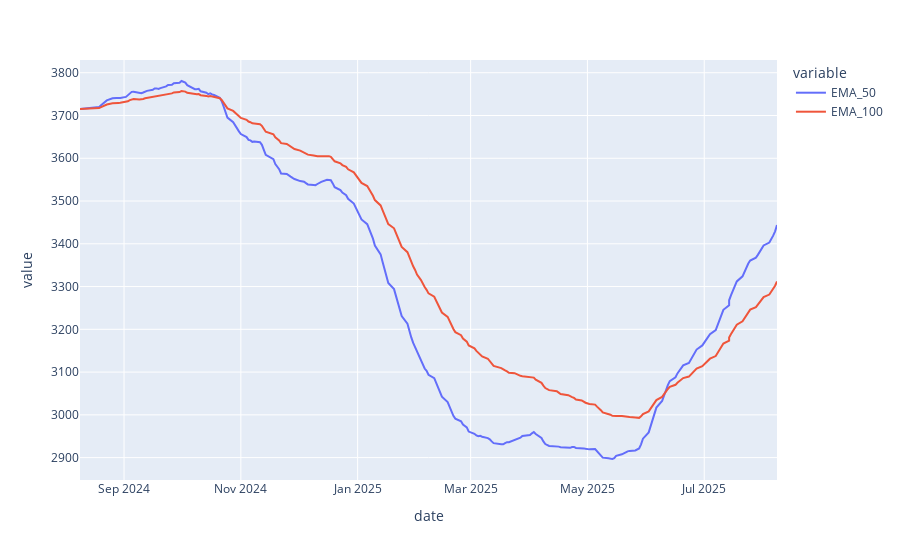

The notebook cell this image was saved under:
### Code cell
df = pd.read_csv('../dump/9-08-2024-TO-9-08-2025-CUMMINSIND-ALL-N.csv')
df["date"] = pd.to_datetime(df["Date  "])
df.set_index("date", inplace=True)
df['close'] = df['Close Price  '].astype(str)
df['close'] = df['close'].str.replace(",", "").astype(float)
df['close'] = df['close'].fillna(0)
df["EMA_50"] = df["close"].ewm(span=50, adjust=False).mean()
df["EMA_100"] = df["close"].ewm(span=100, adjust=False).mean()
df['diff'] = df['EMA_50'] - df['EMA_100']
fig = px.line(
    df,
    x=df.index, 
    y=["EMA_50", "EMA_100"]
)

fig.show()
df = df.tail(50)
arr = []
for i in range(len(df)) : 
    arr.append(True if df['diff'].iloc[i] > 0 else False) 

change_counter = 0 
curr, last_change_detected = arr[0], -1
for i in range(1, len(arr)) : 
    if arr[i] != curr : 
        change_counter += 1 
        curr = arr[i]
        last_change_detected = i

print(change_counter, len(arr) - last_change_detected)
print(arr)

### Figure 1 — Plotly figure (JSON) as saved in the notebook; plotly's stock layout.template omitted (floating-point values rounded to 4 significant figures; data arrays with more than 128 entries replaced by an {"elided": "..."} marker saying what was removed)
{"data": [{"hovertemplate": "variable=EMA_50<br>date=%{x}<br>value=%{y}<extra></extra>", "legendgroup": "EMA_50", "line": {"color": "#636efa", "dash": "solid"}, "marker": {"symbol": "circle"}, "mode": "lines", "name": "EMA_50", "orientation": "v", "showlegend": true, "type": "scatter", "x": {"elided": "251 str values"}, "xaxis": "x", "y": {"elided": "251 float values"}, "yaxis": "y"}, {"hovertemplate": "variable=EMA_100<br>date=%{x}<br>value=%{y}<extra></extra>", "legendgroup": "EMA_100", "line": {"color": "#EF553B", "dash": "solid"}, "marker": {"symbol": "circle"}, "mode": "lines", "name": "EMA_100", "orientation": "v", "showlegend": true, "type": "scatter", "x": {"elided": "251 str values"}, "xaxis": "x", "y": {"elided": "251 float values"}, "yaxis": "y"}], "layout": {"legend": {"title": {"text": "variable"}, "tracegroupgap": 0}, "margin": {"t": 60}, "xaxis": {"anchor": "y", "domain": [0, 1], "title": {"text": "date"}}, "yaxis": {"anchor": "x", "domain": [0, 1], "title": {"text": "value"}}}}
